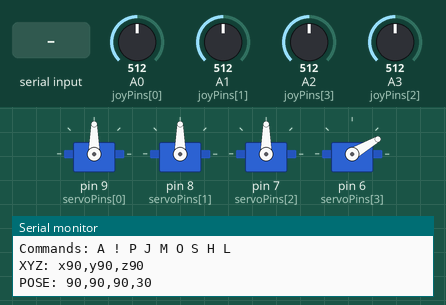
Simulated run of this sketch. Board: Arduino Uno, built with avr-gcc and run on an emulated ATmega328P. Parts: 4 × servo, the last lines printed to the serial monitor. Inputs (shaded band) come from the test bench; at power-on: A0 (joyPins[0]) = 512, A1 (joyPins[1]) = 512, A2 (joyPins[3]) = 512, A3 (joyPins[2]) = 512.

Above: at 1.2 s.
1.3 s: "A\n" received over Serial
At 2.55 s:
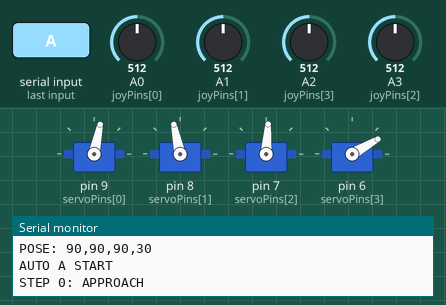
4.3 s: byte 33 ('!') received over Serial
At 4.3 s:
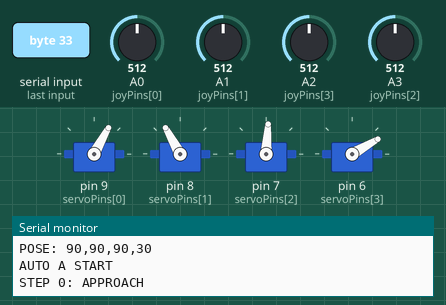
5.8 s: "S\n" received over Serial
At 7.05 s:
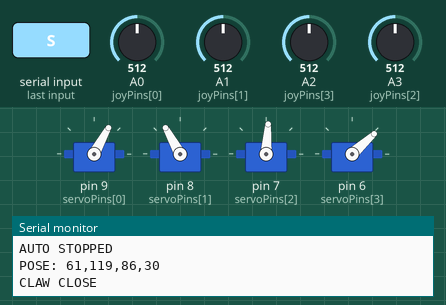
8.8 s: "A\n" received over Serial
At 8.95 s:
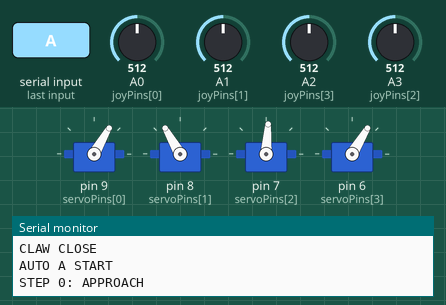
11.8 s: byte 10 ('\n') received over Serial
14.8 s: "!\n" received over Serial
At 14.8 s:
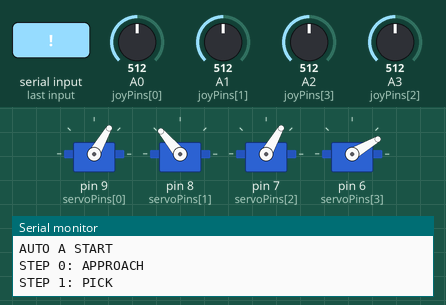
Timing chart, 0 to 17.3 s (numbered marks = the images above; inputs shaded):
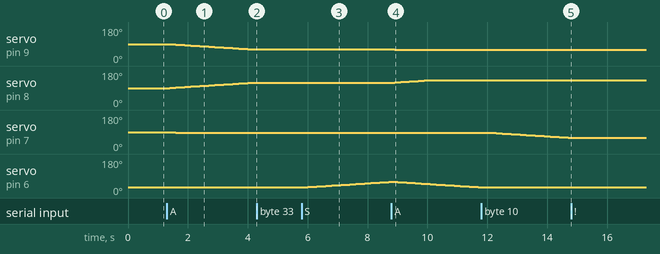

The sketch:

MeArm_Control_V1_4.ino
```cpp
#include <Arduino.h>
#include <Servo.h>
#include <stdio.h>
#include <string.h>
#include <ctype.h>

const byte N = 4;
const byte BASE = 0;
const byte LEFT = 1;
const byte RIGHT = 2;
const byte CLAW = 3;

Servo servos[N];

const byte servoPins[N] = {9, 8, 7, 6};
const byte joyPins[N] = {A0, A1, A3, A2};

const int minAngle[N] = {0, 45, 0, 30};
const int maxAngle[N] = {180, 160, 180, 100};

int currentAngle[N] = {90, 90, 90, 30};
int targetAngle[N]  = {90, 90, 90, 30};

const int CLAW_OPEN = 30;
const int CLAW_CLOSE = 84;

unsigned long stepInterval = 100;
unsigned long lastStep = 0;

enum ControlMode {
  JOYSTICK_MODE,
  SERIAL_MODE,
  AUTO_MODE
};

ControlMode mode = JOYSTICK_MODE;

struct Pose {
  int base;
  int left;
  int right;
  int claw;
};

// A 的前三组姿态来自实测。
// 其余位置是候选值，必须先空载验证。
const Pose sequenceA[] = {
  {60, 130, 86, 30},   // 0 APPROACH
  {60, 130, 43, 30},   // 1 PICK
  {60, 130, 43, 84},   // 2 GRASP
  {60, 130, 86, 84},   // 3 LIFT
  {100, 130, 86, 84},  // 4 TRANSFER
  {100, 130, 55, 84},  // 5 PLACE
  {100, 130, 55, 30},  // 6 RELEASE
  {100, 130, 86, 30},  // 7 RETRACT
  {90, 90, 90, 30}     // 8 HOME
};

const byte SEQUENCE_LENGTH =
  sizeof(sequenceA) / sizeof(sequenceA[0]);

const char *stepNames[] = {
  "APPROACH", "PICK", "GRASP",
  "LIFT", "TRANSFER", "PLACE",
  "RELEASE", "RETRACT", "HOME"
};

byte autoStep = 0;
bool waiting = false;
unsigned long waitStart = 0;

char buffer[48];
byte bufferIndex = 0;

bool validAngle(byte joint, int angle) {
  return angle >= minAngle[joint] &&
         angle <= maxAngle[joint];
}

void printPose() {
  Serial.print("POSE: ");
  for (byte i = 0; i < N; i++) {
    Serial.print(currentAngle[i]);
    if (i < N - 1) Serial.print(",");
  }
  Serial.println();
}

void setPose(const Pose &p) {
  targetAngle[BASE] = p.base;
  targetAngle[LEFT] = p.left;
  targetAngle[RIGHT] = p.right;
  targetAngle[CLAW] = p.claw;
}

bool reachedTarget() {
  for (byte i = 0; i < N; i++) {
    if (currentAngle[i] != targetAngle[i])
      return false;
  }
  return true;
}

void beginAutoStep() {
  if (autoStep >= SEQUENCE_LENGTH) {
    mode = SERIAL_MODE;
    Serial.println("AUTO A COMPLETE");
    printPose();
    return;
  }

  setPose(sequenceA[autoStep]);

  Serial.print("STEP ");
  Serial.print(autoStep);
  Serial.print(": ");
  Serial.println(stepNames[autoStep]);

  waiting = false;
}

void startAutoA() {
  mode = AUTO_MODE;
  autoStep = 0;

  // 自动流程使用更慢的步进速度
  stepInterval = 100;

  Serial.println("AUTO A START");
  beginAutoStep();
}

void stopAuto() {
  for (byte i = 0; i < N; i++) {
    targetAngle[i] = currentAngle[i];
  }

  mode = SERIAL_MODE;
  waiting = false;

  Serial.println("AUTO STOPPED");
  printPose();
}

void updateAuto() {
  if (mode != AUTO_MODE) return;
  if (!reachedTarget()) return;

  if (!waiting) {
    waiting = true;
    waitStart = millis();
    return;
  }

  // 夹紧和松开之后多等待一会儿
  unsigned long waitTime =
    (autoStep == 2 || autoStep == 6) ? 800 : 400;

  if (millis() - waitStart < waitTime)
    return;

  autoStep++;
  beginAutoStep();
}

void updateServos() {
  if (millis() - lastStep < stepInterval)
    return;

  lastStep = millis();

  for (byte i = 0; i < N; i++) {
    if (currentAngle[i] < targetAngle[i])
      currentAngle[i]++;
    else if (currentAngle[i] > targetAngle[i])
      currentAngle[i]--;

    servos[i].write(currentAngle[i]);
  }
}

void updateJoystick() {
  if (mode != JOYSTICK_MODE) return;
  if (!reachedTarget()) return;

  for (byte i = 0; i < N; i++) {
    int value = analogRead(joyPins[i]);
    int change = 0;

    if (value > 570) change = 1;
    if (value < 450) change = -1;

    int next = currentAngle[i] + change;

    if (validAngle(i, next))
      targetAngle[i] = next;
  }
}

void processCommand(char *cmd) {
  if (strcmp(cmd, "!") == 0) {
    stopAuto();
    return;
  }

  if (mode == AUTO_MODE) {
    Serial.println("AUTO RUNNING; send ! to stop");
    return;
  }

  if (strlen(cmd) == 1) {
    char c = toupper((unsigned char)cmd[0]);

    switch (c) {
      case 'P':
        printPose();
        return;

      case 'J':
        mode = JOYSTICK_MODE;
        Serial.println("JOYSTICK MODE");
        return;

      case 'M':
        mode = SERIAL_MODE;
        Serial.println("SERIAL MODE");
        return;

      case 'O':
        targetAngle[CLAW] = CLAW_OPEN;
        Serial.println("CLAW OPEN");
        return;

      case 'S':
        targetAngle[CLAW] = CLAW_CLOSE;
        Serial.println("CLAW CLOSE");
        return;

      case 'H':
        stepInterval = 50;
        Serial.println("HIGH SPEED");
        return;

      case 'L':
        stepInterval = 200;
        Serial.println("LOW SPEED");
        return;

      case 'A':
        startAutoA();
        return;
    }
  }

  int x, y, z, consumed = 0;

  if (sscanf(cmd, "x%d,y%d,z%d%n",
             &x, &y, &z, &consumed) == 3 &&
      consumed == (int)strlen(cmd)) {

    if (validAngle(BASE, x) &&
        validAngle(LEFT, y) &&
        validAngle(RIGHT, z)) {

      mode = SERIAL_MODE;

      targetAngle[BASE] = x;
      targetAngle[LEFT] = y;
      targetAngle[RIGHT] = z;

      Serial.println("XYZ TARGET ACCEPTED");
    } else {
      Serial.println("ANGLE OUT OF RANGE");
    }

    return;
  }

  Serial.println("UNKNOWN COMMAND");
}

void readSerial() {
  while (Serial.available()) {
    char c = Serial.read();

    // 单字符紧急中止，不必等待换行
    if (c == '!') {
      bufferIndex = 0;
      buffer[0] = '\0';
      stopAuto();
      continue;
    }

    if (c == '\n') {
      buffer[bufferIndex] = '\0';

      if (bufferIndex > 0)
        processCommand(buffer);

      bufferIndex = 0;
    } else if (c != '\r') {
      if (bufferIndex < sizeof(buffer) - 1) {
        buffer[bufferIndex++] = c;
      } else {
        bufferIndex = 0;
        Serial.println("COMMAND TOO LONG");
      }
    }
  }
}

void setup() {
  Serial.begin(9600);

  for (byte i = 0; i < N; i++) {
    servos[i].write(currentAngle[i]);
    servos[i].attach(servoPins[i]);
  }

  Serial.println("MeArm Control V1.4 Ready");
  Serial.println("Commands: A ! P J M O S H L");
  Serial.println("XYZ: x90,y90,z90");
  printPose();
}

void loop() {
  readSerial();

  updateServos();

  updateJoystick();

  updateAuto();
}
```

Measured:
- after the input at 1.3 s, servo on pin 9 (servoPins[0]): moves from 90° to 61° over 2.8 s, starting after 0.10 s; servo on pin 8 (servoPins[1]): moves from 90° to 119° over 2.8 s, starting after 0.10 s; servo on pin 7 (servoPins[2]): 90° → 89° after 0.10 s, → 88° 0.10 s later, → 87° 0.10 s later, → 86° 0.10 s later
- after the input at 4.3 s, servo on pin 9 (servoPins[0]): stays 61° (without the input it goes to 60° after 0.00 s); servo on pin 8 (servoPins[1]): stays 119° (without the input it goes to 120° after 0.00 s)
- after the input at 5.8 s, servo on pin 6 (servoPins[3]): moves from 30° to 59° over 2.8 s, starting after 0.10 s
- after the input at 8.8 s, servo on pin 9 (servoPins[0]): 61° → 60° after 0.10 s; servo on pin 8 (servoPins[1]): moves from 119° to 130° over 1.0 s, starting after 0.10 s
- after the input at 14.8 s, servo on pin 7 (servoPins[2]): stays 60° (without the input it goes to 59° after 0.00 s); servo on pin 6 (servoPins[3]): stays 30° (without the input it goes to 31° after 2.0 s)
